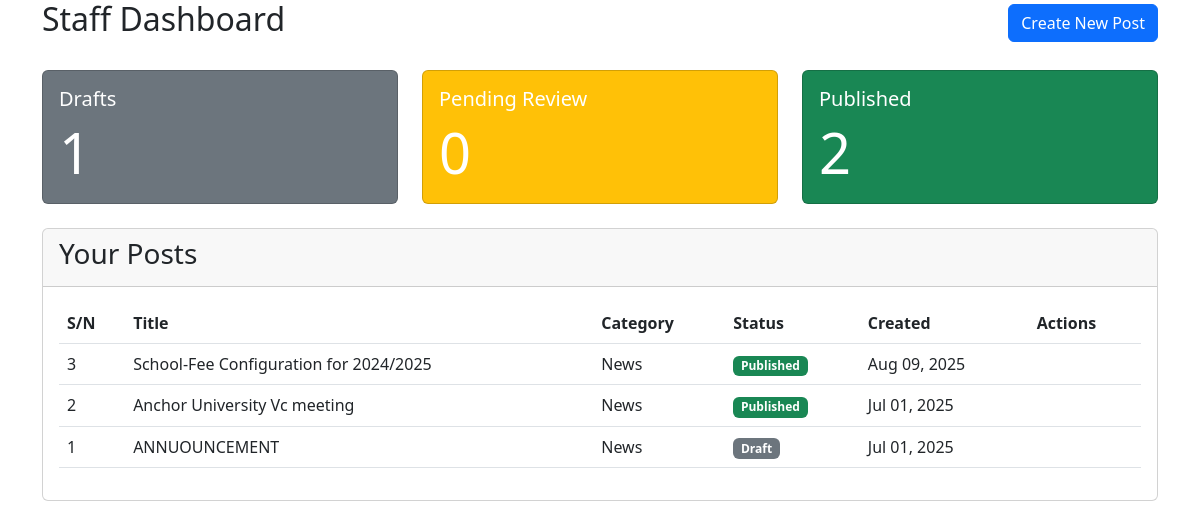
/staff/dashboard/ (signed in), run on an earlier commit of the app's database.
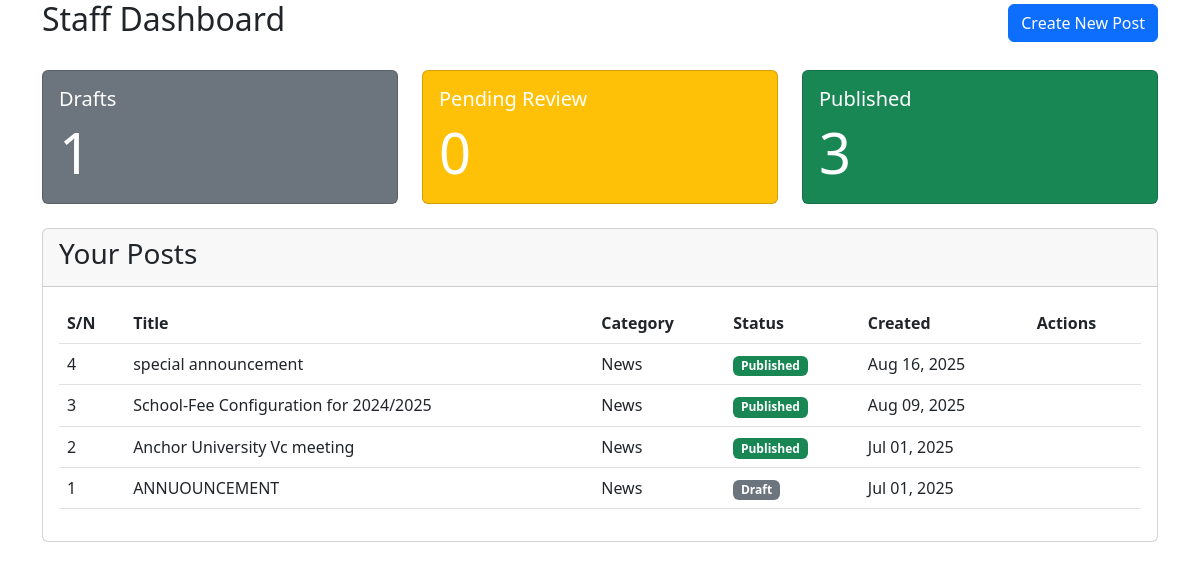
And on a later commit of the database.
### taskapp/models.py (models this page shows, shortened)
class Post(models.Model):
    STATUS_CHOICES = [
        ('DRAFT', 'Draft'),
        ('PENDING_REVIEW', 'Pending Review'),
        ('PUBLISHED', 'Published'),
        ('REJECTED', 'Rejected'),
    ]
    category = models.ForeignKey(
        Category,
        on_delete=models.SET_NULL,
        null=True,
        blank=True,
        related_name='post_category'
    )
    author = models.ForeignKey(
        User,
        on_delete=models.CASCADE,
        related_name='authored_posts'
    )
    title = models.CharField(max_length=200, validators=[MinLengthValidator(10)])
    summary = models.TextField(max_length=300)
    content = models.TextField()
    featured_image = models.ImageField(upload_to='post_images/', blank=True, null=True)
    status = models.CharField(max_length=15, choices=STATUS_CHOICES, default='DRAFT')
    created_at = models.DateTimeField(auto_now_add=True)
    updated_at = models.DateTimeField(auto_now=True)
    published_at = models.DateTimeField(null=True, blank=True)
    reviewed_by = models.ForeignKey(
        User,
        on_delete=models.SET_NULL,
        null=True,
        blank=True,
        related_name='reviewed_posts'
    )
    class Meta:
        ordering = ['-created_at']
        indexes = [models.Index(fields=['-created_at'])]

class Category(models.Model):
    name = models.CharField(max_length=100, unique=True)
    slug = models.SlugField(max_length=100, unique=True)
    description = models.TextField(blank=True)
    created_at = models.DateTimeField(auto_now_add=True)
    updated_at = models.DateTimeField(auto_now=True)
    class Meta:
        verbose_name_plural = "Categories"
        ordering = ['name']
    class Meta:
        verbose_name_plural = "Categories"
        ordering = ['name']

### taskapp/views.py (the view)
# urls.py: path('staff/dashboard/', views.staff_dashboard, name='staff_dashboard'),
@login_required
def staff_dashboard(request):
    if request.user.role != 'STAFF':
        return redirect('index')
    user_posts = Post.objects.filter(author=request.user).order_by('-created_at')
    no_posts = not user_posts.exists()
    context = {
        'posts': user_posts,
        'draft_count': user_posts.filter(status='DRAFT').count(),
        'pending_count': user_posts.filter(status='PENDING_REVIEW').count(),
        'published_count': user_posts.filter(status='PUBLISHED').count(),
        'no_posts': no_posts
    }
    return render(request, 'staff_dashboard.html', context)

### taskapp/templates/staff_dashboard.html (shortened to what this page needs)
<!DOCTYPE html>
<html lang="en">
<head>
    <link href="https://cdn.jsdelivr.net/npm/bootstrap@5.3.0/dist/css/bootstrap.min.css" rel="stylesheet">
</head>
<body>
<div class="container">
    <div class="d-flex justify-content-between align-items-center mb-4">
        <h2>Staff Dashboard</h2>
        <a href="{% url 'create_post' %}" class="btn btn-primary">
             Create New Post
        </a>
    </div>
    <div class="row mb-4">
        <div class="col-md-4">
            <div class="card text-white bg-secondary">
                <div class="card-body">
                    <h5 class="card-title">Drafts</h5>
                    <p class="card-text display-4">{{ draft_count }}</p>
                </div>
            </div>
        </div>
        <div class="col-md-4">
            <div class="card text-white bg-warning">
                <div class="card-body">
                    <h5 class="card-title">Pending Review</h5>
                    <p class="card-text display-4">{{ pending_count }}</p>
                </div>
            </div>
        </div>
        <div class="col-md-4">
            <div class="card text-white bg-success">
                <div class="card-body">
                    <h5 class="card-title">Published</h5>
                    <p class="card-text display-4">{{ published_count }}</p>
                </div>
            </div>
        </div>
    </div>
    {% if posts %}
    <div class="card">
        <div class="card-header">
            <h3>Your Posts</h3>
        </div>
        <div class="card-body">
            <table class="table table-hover">
                <thead>
                    <tr>
                        <th>S/N</th>
                        <th>Title</th>
                        <th>Category</th>
                        <th>Status</th>
                        <th>Created</th>
                        <th>Actions</th>
                    </tr>
                </thead>
                <tbody>
                    {% for post in posts %}
                    <tr>
                        <td>{{ post.id }}</td>
                        <td>{{ post.title }}</td>
                        <td>{{ post.category.name|default:"-" }}</td>
                        <td>
                            {% if post.status == 'DRAFT' %}
                            <span class="badge bg-secondary">Draft</span>
                            {% elif post.status == 'PENDING_REVIEW' %}
                            <span class="badge bg-warning text-dark">Pending Review</span>
                            {% elif post.status == 'PUBLISHED' %}
                            <span class="badge bg-success">Published</span>
                            {% else %}
                            <span class="badge bg-danger">Rejected</span>
                            {% endif %}
                        </td>
                        <td>{{ post.created_at|date:"M d, Y" }}</td>
                        <td>
                        </td>
                    </tr>
                    {% endfor %}
                </tbody>
            </table>
        </div>
    </div>
    {% else %}
    <div class="alert alert-info">
        <h4>Welcome to your dashboard!</h4>
        <p>You haven't created any posts yet. Get started by creating your first post.</p>
        <a href="{% url 'create_post' %}" class="btn btn-primary">Create Your First Post</a>
    </div>
    {% endif %}
</div>
</body>
</html>

What changed in the data, as far as the page shows it:
added Post: id "4", title "special announcement", category.name "News", status "Published", created_at "Aug 16, 2025"
Also different on the page:
{{ published_count }}: "2" → "3"
